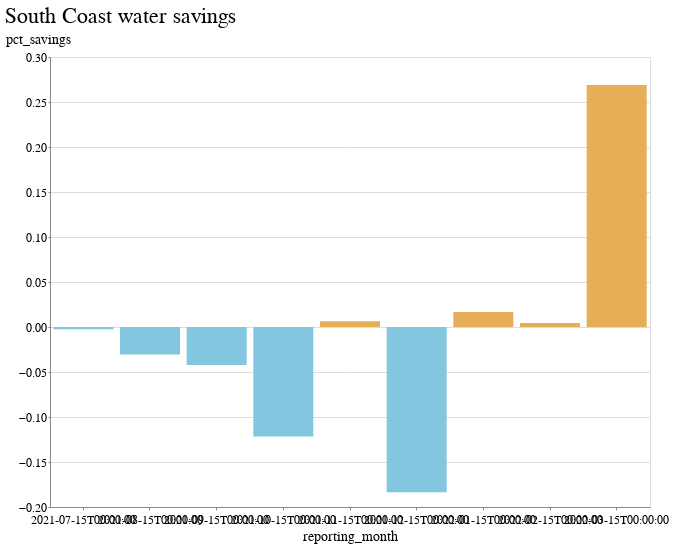

Notebook cell for this chart:
### Code cell
alt.Chart(
    df_monthly[df_monthly.hydrologic_region=="South Coast"].tail(12)
).mark_bar().encode(
    x="reporting_month:O",
    y="pct_savings",
    color=alt.condition(
        alt.datum.pct_savings > 0,
        alt.value("#e6ae56"),  # The positive color
        alt.value("#83c6e0")  # The negative color
    )    
).properties(title="South Coast water savings", width=600)

### Figure 1 — Vega-Lite specification as saved in the notebook (floating-point values rounded to 4 significant figures)
{"config": {"view": {"width": 800, "height": 450}, "background": "#ffffff", "title": {"anchor": "start", "font": "BentonGothic-Bold, sans", "fontColor": "#000000", "fontSize": 22, "fontWeight": "normal"}, "arc": {"fill": "#82c6df"}, "area": {"fill": "#82c6df"}, "line": {"stroke": "#82c6df", "strokeWidth": 3}, "path": {"stroke": "#82c6df"}, "rect": {"fill": "#82c6df"}, "shape": {"stroke": "#82c6df"}, "bar": {"fill": "#82c6df"}, "point": {"stroke": "#82c6df"}, "symbol": {"fill": "#82c6df", "size": 30}, "axis": {"titleFont": "BentonGothic-Bold, sans", "titleFontSize": 14, "titleFontWeight": "normal", "labelFont": "BentonGothic, sans", "labelFontSize": 12, "labelFontWeight": "normal"}, "axisX": {"labelAngle": 0, "labelPadding": 4, "tickSize": 3}, "axisY": {"labelBaseline": "middle", "maxExtent": 45, "minExtent": 45, "tickSize": 2, "titleAlign": "left", "titleAngle": 0, "titleX": -45, "titleY": -11}, "legend": {"titleFont": "BentonGothic-Bold, sans", "titleFontSize": 14, "titleFontWeight": "normal", "symbolType": "square", "labelFont": "BentonGothic, sans", "labelFontSize": 13}, "range": {"category": ["#3580b1", "#ec8431", "#ab7fb4", "#c89d29", "#adc839", "#829eb1"], "diverging": ["#e68a4f", "#f4bb6a", "#f9e39c", "#dadfe2", "#a6b7c6", "#849eae"], "heatmap": ["#fbf2c7", "#f9e39c", "#f8d36e", "#f4bb6a", "#e68a4f", "#d15a40", "#ab4232"], "ordinal": ["#fbf2c7", "#f9e39c", "#f8d36e", "#f4bb6a", "#e68a4f", "#d15a40", "#ab4232"], "ramp": ["#fbf2c7", "#f9e39c", "#f8d36e", "#f4bb6a", "#e68a4f", "#d15a40", "#ab4232"]}}, "data": {"name": "data-05329974c0bf5213107e94436ed1112b"}, "mark": "bar", "encoding": {"color": {"condition": {"value": "#e6ae56", "test": "(datum.pct_savings > 0)"}, "value": "#83c6e0"}, "x": {"field": "reporting_month", "type": "ordinal"}, "y": {"field": "pct_savings", "type": "quantitative"}}, "title": "South Coast water savings", "width": 600, "$schema": "https://vega.github.io/schema/vega-lite/v4.17.0.json", "datasets": {"data-05329974c0bf5213107e94436ed1112b": [{"hydrologic_region": "South Coast", "month": "July", "water_use_baseline": 99078328467, "supplier_count": 175, "water_use_current": 98840670775, "total_population_served": 20331967, "year": "2021", "pct_savings": -0.002399, "reporting_month": "2021-07-15T00:00:00"}, {"hydrologic_region": "South Coast", "month": "August", "water_use_baseline": 102301312326, "supplier_count": 174, "water_use_current": 99171660540, "total_population_served": 20425059, "year": "2021", "pct_savings": -0.03059, "reporting_month": "2021-08-15T00:00:00"}, {"hydrologic_region": "South Coast", "month": "September", "water_use_baseline": 95563514235, "supplier_count": 175, "water_use_current": 91539109543, "total_population_served": 20431794, "year": "2021", "pct_savings": -0.04211, "reporting_month": "2021-09-15T00:00:00"}, {"hydrologic_region": "South Coast", "month": "October", "water_use_baseline": 91491453042, "supplier_count": 174, "water_use_current": 80371955801, "total_population_served": 20378200, "year": "2021", "pct_savings": -0.1215, "reporting_month": "2021-10-15T00:00:00"}, {"hydrologic_region": "South Coast", "month": "November", "water_use_baseline": 75291047874, "supplier_count": 174, "water_use_current": 75779880710, "total_population_served": 20224082, "year": "2021", "pct_savings": 0.006493, "reporting_month": "2021-11-15T00:00:00"}, {"hydrologic_region": "South Coast", "month": "December", "water_use_baseline": 74466039240, "supplier_count": 172, "water_use_current": 60785744506, "total_population_served": 20318203, "year": "2021", "pct_savings": -0.1837, "reporting_month": "2021-12-15T00:00:00"}, {"hydrologic_region": "South Coast", "month": "January", "water_use_baseline": 60433815644, "supplier_count": 168, "water_use_current": 61447682932, "total_population_served": 20030455, "year": "2022", "pct_savings": 0.01678, "reporting_month": "2022-01-15T00:00:00"}, {"hydrologic_region": "South Coast", "month": "February", "water_use_baseline": 63549785858, "supplier_count": 166, "water_use_current": 63825190088, "total_population_served": 19928876, "year": "2022", "pct_savings": 0.004334, "reporting_month": "2022-02-15T00:00:00"}, {"hydrologic_region": "South Coast", "month": "March", "water_use_baseline": 56849921122, "supplier_count": 163, "water_use_current": 72131833601, "total_population_served": 19766238, "year": "2022", "pct_savings": 0.2688, "reporting_month": "2022-03-15T00:00:00"}]}}
